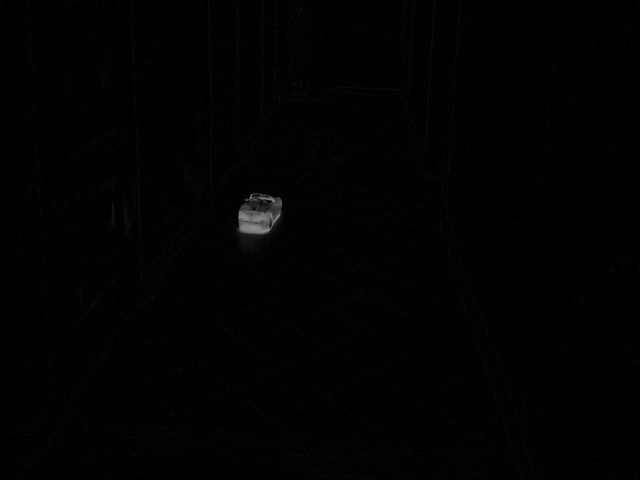
%> input picture ВКР/tracker/test2/current_deviation_image.bmp, 640 x 480 px
$ octave backgroundFilter2.m   (GNU Octave 9; MATLAB toolbox functions it lacks are replaced by stand-ins)
%> lines starting %> are read from the running program, lines starting %| are printed output that depends on the picture
### ВКР/tracker/test2/getBackgroundBound.m
function [k0,k3] = getBackgroundBound(H)
	startInd = 2;
	if H(1) <= H(2)
        for startInd = 2:256
            if H(startInd+1) < H(startInd)
				break;
            end
        end
    end
    k0 = startInd - 1;

    endInd = 2;
	for endInd = startInd:256
		if H(endInd+1) >= H(endInd)
            break;
		end
    end
    k3 = endInd - 1;
end

### ВКР/tracker/test2/backgroundFilter2.m
clear; clc; close all;

D = imread('current_deviation_image.bmp');
%> D is the input picture: size 480x640 uint8; min 0, max 151, mean 1.6

[H1,~] = imhist(D);
%> H1 = 256 values, max 125182 at index 2, min 0 at index 144, mean 1200
[k0,k3] = getBackgroundBound(H1);
%> k0 = 1; k3 = 15

H2 = [];
for i = 1:size(D,1)
    for j = 1:size(D,2)
        H2(end+1) = D(i,j);
    end
end

figure(1);
hist(H2, 0:10);
h = findobj(gca, 'Type', 'patch');
h.FaceColor = 'k';
h.EdgeColor = 'w';
axis([-0.5 7.5 0 14*10^4]);
text(k0-0.25, H1(k0+1)+7000, '\nu_0', 'FontSize', 14);
yTickLabels = { '0'
                '20000'
                '40000'
                '60000'
                '80000'
                '100000'
                '120000'
                '140000'};
set(gca, 'YTickLabel', yTickLabels);
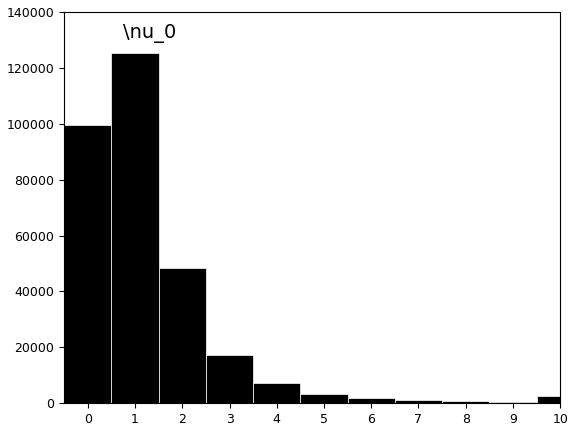
%> figure redrawn from the program's plot data; tallest bar 125182 high, from x = 0.5 to 1.5


H2 = [H2 16*ones(1,10)];
H2 = [H2 17*ones(1,10)];
H2 = [H2 18*ones(1,35)];
H2 = [H2 19*ones(1,35)];
H2 = [H2 20*ones(1,40)];

figure(2);
hist(H2, 9:21);
h = findobj(gca, 'Type', 'patch');
h.FaceColor = 'k';
h.EdgeColor = 'w';
axis([9.5 20.5 0 240]);
text(k3-0.2, H1(k3+1)+15, '\omega', 'FontSize', 17);

box off;
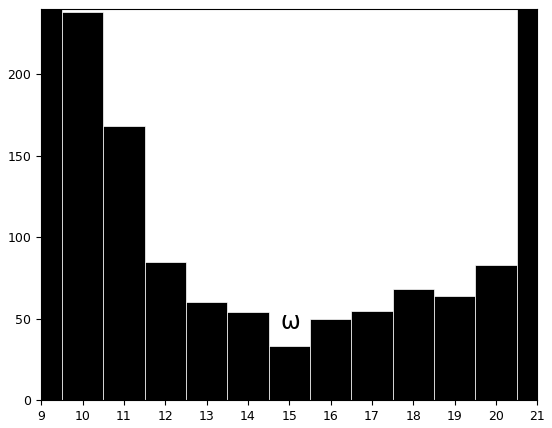
%> figure redrawn from the program's plot data; tallest bar 304800 high, from x = 8.5 to 9.5

clear H1 H2;

$ run again, with ВКР/tracker/test2/deviation_image.jpg saved as ВКР/tracker/test2/current_deviation_image.bmp
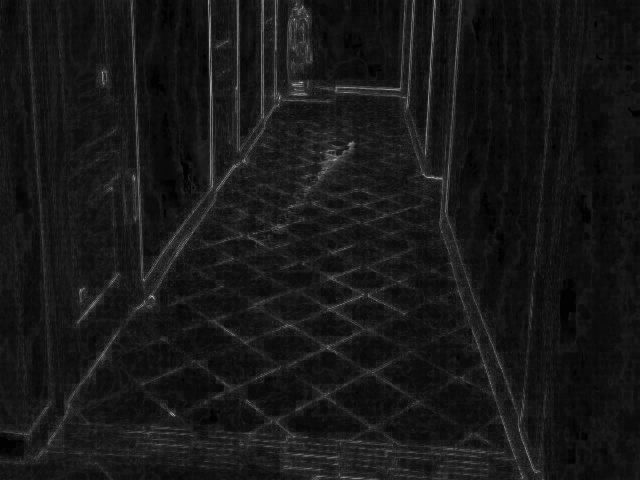
%> input picture ВКР/tracker/test2/deviation_image.jpg, 640 x 480 px
%> D is the input picture: size 480x640 uint8; min 0, max 190, mean 23.4
%> H1 = 256 values, max 15807 at index 16, min 0 at index 165, mean 1200
%> k0 = 2; k3 = 3
%> `set(gca, 'YTickLabel', yTickLabels);`:
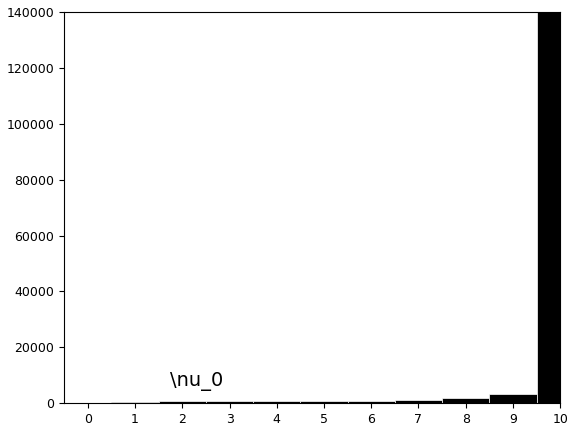
%> figure redrawn from the program's plot data; tallest bar 296788 high, from x = 9.5 to 10.5
%> `box off;`:
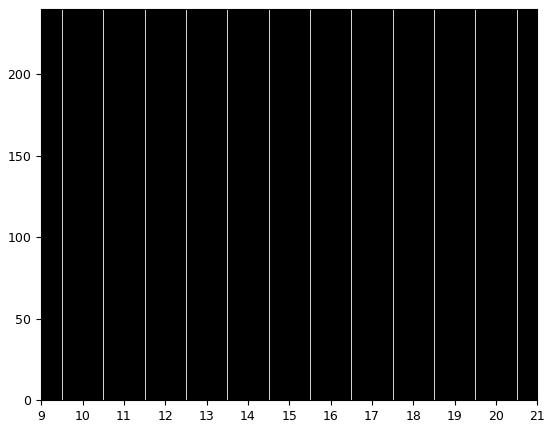
%> figure redrawn from the program's plot data; tallest bar 148248 high, from x = 20.5 to 21.5
